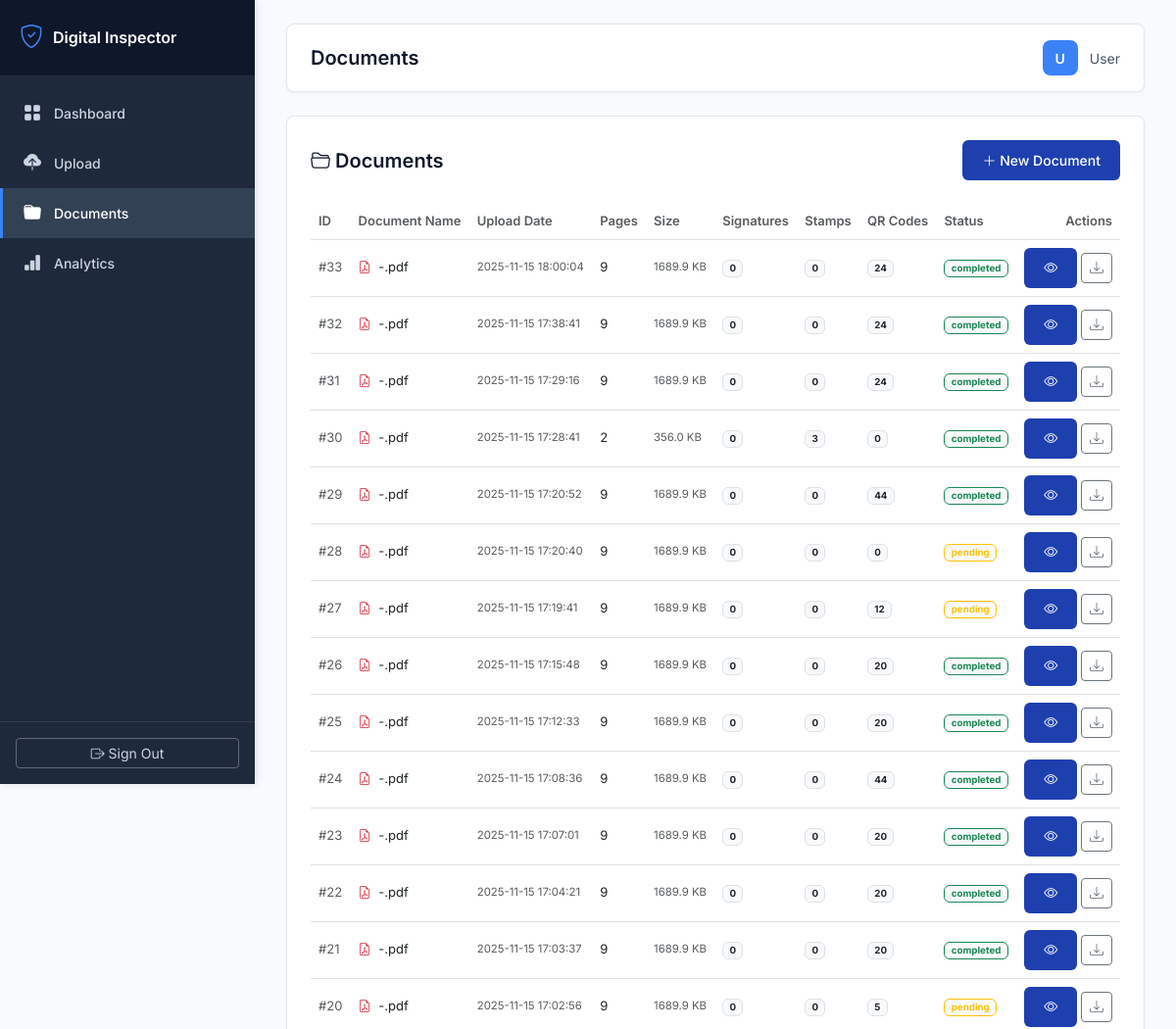
The page /documents (signed in, upper part) on the database as committed earlier.
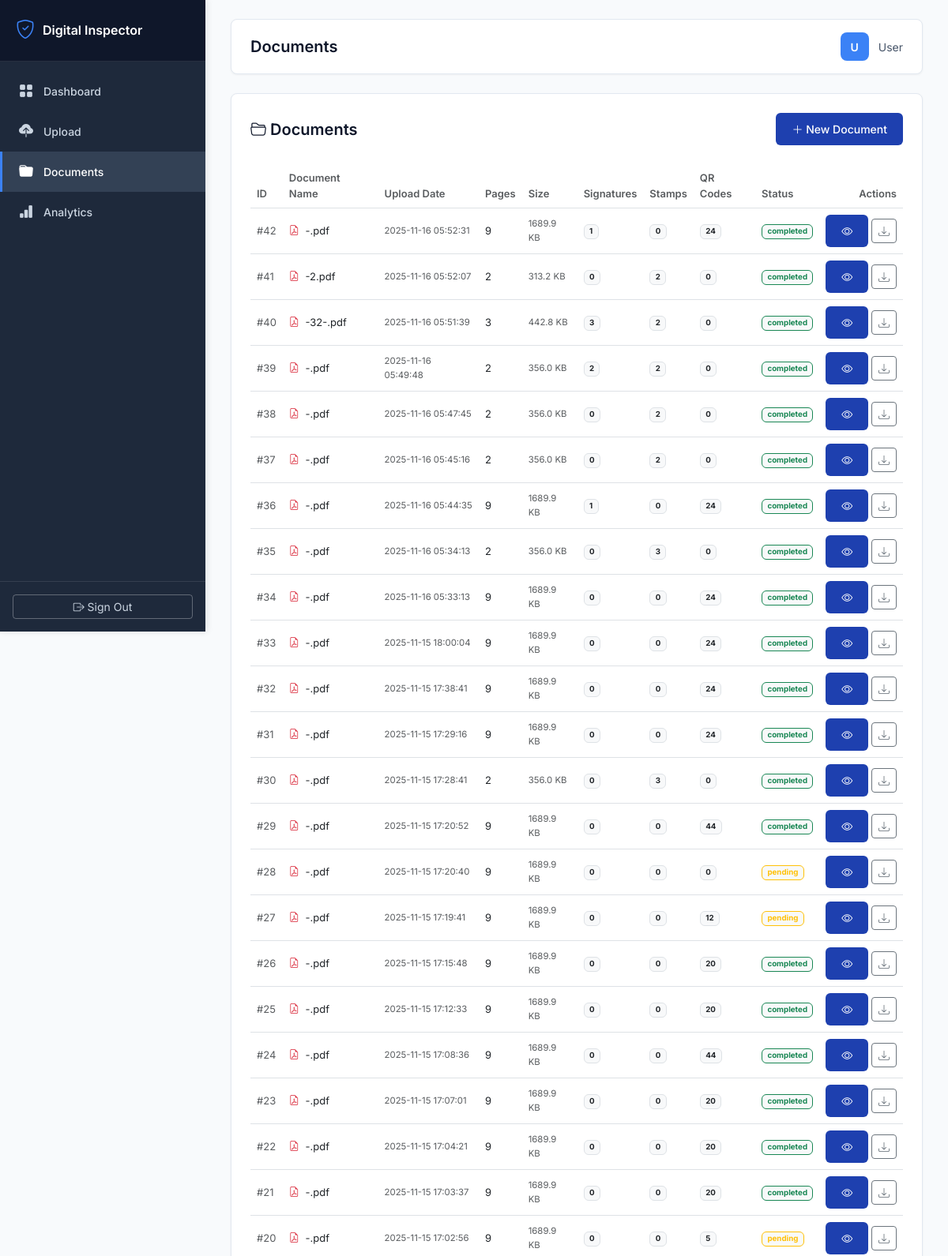
The same page on the database as committed later.
### tables this page shows
CREATE TABLE documents (
            id INTEGER PRIMARY KEY AUTOINCREMENT,
            user_id INTEGER NOT NULL,
            filename TEXT NOT NULL,
            original_filename TEXT NOT NULL,
            file_path TEXT NOT NULL,
            file_size INTEGER,
            pages INTEGER DEFAULT 1,
            upload_date TIMESTAMP DEFAULT CURRENT_TIMESTAMP,
            processing_status TEXT DEFAULT 'pending',
            FOREIGN KEY (user_id) REFERENCES users (id)
        );

### app_inspector.py (the view)
@app.route('/documents')
@login_required
def documents_list():
    user_id = session['user_id']
    detection_type = request.args.get('type', 'all')
    min_confidence = float(request.args.get('min_conf', 0.0))
    documents = db.get_user_documents(user_id, limit=100)
    return render_template('documents.html',
                         documents=documents,
                         detection_type=detection_type,
                         min_confidence=min_confidence)

### app_inspector.py (called while the page is built)
@app.context_processor
def utility_processor():
    def get_image_base64(image_path):
        """Convert image file to base64 for embedding in HTML"""
        try:
            with open(image_path, 'rb') as f:
                image_data = f.read()
            return base64.b64encode(image_data).decode('utf-8')
        except:
            return ""
    return dict(get_image_base64=get_image_base64)

def login_required(f):
    @wraps(f)
    def decorated_function(*args, **kwargs):
        if 'user_id' not in session:
            return redirect(url_for('login'))
        return f(*args, **kwargs)
    return decorated_function

### database.py (called while the page is built)
def get_db():
    conn = sqlite3.connect(DATABASE_PATH)
    conn.row_factory = sqlite3.Row
    return conn

### templates/documents.html
{% extends "base.html" %}
{% block page_title %}Documents{% endblock %}
{% block content %}
<div class="row">
    <div class="col-12">
        <div class="stat-card">
            <div class="d-flex justify-content-between align-items-center mb-4">
                <h5 class="mb-0 fw-semibold"><i class="bi bi-folder2-open"></i> Documents</h5>
                <a href="{{ url_for('upload_page') }}" class="btn btn-primary-custom btn-sm">
                    <i class="bi bi-plus-lg"></i> New Document
                </a>
            </div>
            <div class="table-responsive">
                <table class="table table-hover align-middle" style="font-size: 13px;">
                    <thead class="bg-light">
                        <tr>
                            <th class="text-muted fw-semibold">ID</th>
                            <th class="text-muted fw-semibold">Document Name</th>
                            <th class="text-muted fw-semibold">Upload Date</th>
                            <th class="text-muted fw-semibold">Pages</th>
                            <th class="text-muted fw-semibold">Size</th>
                            <th class="text-muted fw-semibold">Signatures</th>
                            <th class="text-muted fw-semibold">Stamps</th>
                            <th class="text-muted fw-semibold">QR Codes</th>
                            <th class="text-muted fw-semibold">Status</th>
                            <th class="text-muted fw-semibold text-end">Actions</th>
                        </tr>
                    </thead>
                    <tbody>
                        {% for doc in documents %}
                        <tr>
                            <td class="text-muted">#{{ doc.id }}</td>
                            <td>
                                <i class="bi bi-file-earmark-pdf text-danger"></i>
                                <span class="ms-1">{{ doc.original_filename }}</span>
                            </td>
                            <td class="text-muted small">{{ doc.upload_date }}</td>
                            <td>{{ doc.pages }}</td>
                            <td class="text-muted small">{{ (doc.file_size / 1024)|round(1) }} KB</td>
                            <td><span class="badge bg-light text-dark border">{{ doc.signatures_count or 0 }}</span></td>
                            <td><span class="badge bg-light text-dark border">{{ doc.stamps_count or 0 }}</span></td>
                            <td><span class="badge bg-light text-dark border">{{ doc.qr_count or 0 }}</span></td>
                            <td>
                                <span class="badge {% if doc.processing_status == 'completed' %}bg-light text-success border border-success{% else %}bg-light text-warning border border-warning{% endif %} small">
                                    {{ doc.processing_status }}
                                </span>
                            </td>
                            <td class="text-end">
                                <a href="{{ url_for('document_details', document_id=doc.id) }}"
                                   class="btn btn-sm btn-primary-custom"
                                   title="View Details">
                                    <i class="bi bi-eye"></i>
                                </a>
                                <a href="{{ url_for('download_document', document_id=doc.id) }}"
                                   class="btn btn-sm btn-outline-secondary"
                                   title="Download">
                                    <i class="bi bi-download"></i>
                                </a>
                            </td>
                        </tr>
                        {% endfor %}
                    </tbody>
                </table>
            </div>
        </div>
    </div>
</div>
{% endblock %}

Rows that differ between the two databases and show on the page:
now on this page (row edited): documents: id "42", original_filename "-.pdf", upload_date "2025-11-16 05:52:31", pages "9", (doc.file_size/1024)|round(1) "1689.9", user "1", stamps_count "0", qr_count "24", processing_status "completed"
now on this page (row edited): documents: id "41", original_filename "-2.pdf", upload_date "2025-11-16 05:52:07", pages "2", (doc.file_size/1024)|round(1) "313.2", signatures_count "0", qr_count "0", processing_status "completed"
now on this page (row edited): documents: id "40", original_filename "-32-.pdf", upload_date "2025-11-16 05:51:39", pages "3", (doc.file_size/1024)|round(1) "442.8", stamps_count "2", qr_count "0", processing_status "completed"
now on this page (row edited): documents: id "39", original_filename "-.pdf", upload_date "2025-11-16 05:49:48", pages "2", (doc.file_size/1024)|round(1) "356.0", qr_count "0", processing_status "completed"
now on this page (row edited): documents: id "38", original_filename "-.pdf", upload_date "2025-11-16 05:47:45", pages "2", (doc.file_size/1024)|round(1) "356.0", signatures_count "0", qr_count "0", processing_status "completed"
now on this page (row edited): documents: id "37", original_filename "-.pdf", upload_date "2025-11-16 05:45:16", pages "2", (doc.file_size/1024)|round(1) "356.0", signatures_count "0", qr_count "0", processing_status "completed"
now on this page (row edited): documents: id "36", original_filename "-.pdf", upload_date "2025-11-16 05:44:35", pages "9", (doc.file_size/1024)|round(1) "1689.9", user "1", stamps_count "0", qr_count "24", processing_status "completed"
now on this page (row edited): documents: id "35", original_filename "-.pdf", upload_date "2025-11-16 05:34:13", pages "2", (doc.file_size/1024)|round(1) "356.0", signatures_count "0", stamps_count "3", qr_count "0", processing_status "completed"
now on this page (row edited): documents: id "34", original_filename "-.pdf", upload_date "2025-11-16 05:33:13", pages "9", (doc.file_size/1024)|round(1) "1689.9", signatures_count "0", stamps_count "0", qr_count "24", processing_status "completed"
